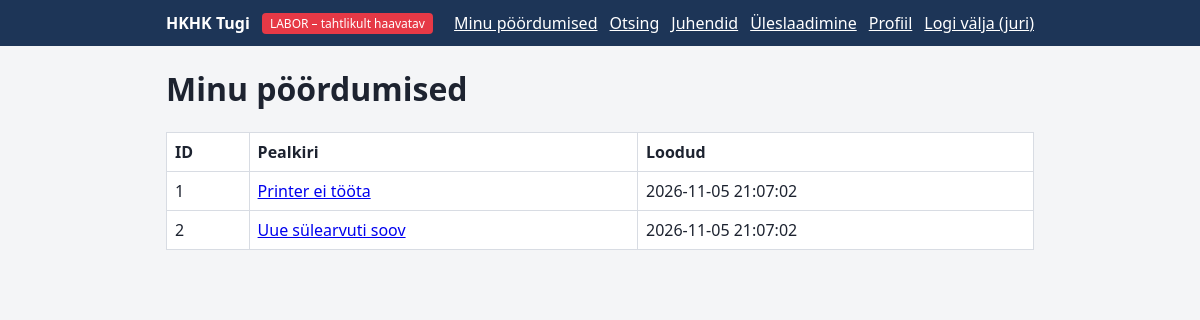
Page /tickets.php (signed in) on the committed database.
### tables this page shows
CREATE TABLE tickets (
  id INT AUTO_INCREMENT PRIMARY KEY,
  user_id INT NOT NULL,
  title VARCHAR(200) NOT NULL,
  body TEXT NOT NULL,
  created DATETIME NOT NULL DEFAULT CURRENT_TIMESTAMP,
  FOREIGN KEY (user_id) REFERENCES users(id)
) DEFAULT CHARSET=utf8mb4;

### src/tickets.php (the view, shortened to what this page needs)
<?php
require 'config.php';
$st = $pdo->prepare('SELECT id, title, created FROM tickets WHERE user_id = ? ORDER BY id');
$st->execute([$_SESSION['uid']]);
$rows = $st->fetchAll();
?>
<table>
  <tr><th>ID</th><th>Pealkiri</th><th>Loodud</th></tr>
  <?php foreach ($rows as $r): ?>
  <tr>
    <td><?= e($r['id']) ?></td>
    <td><a href="ticket.php?id=<?= e($r['id']) ?>"><?= e($r['title']) ?></a></td>
    <td><?= e($r['created']) ?></td>
  </tr>
  <?php endforeach; ?>
</table>

### src/style.css (style rules this page uses)
* { box-sizing:border-box }
body { margin:0;font-family:system-ui,Segoe UI,Arial,sans-serif;background:#f4f5f7;color:#1d2330 }
table { border-collapse:collapse;width:100%;background:#fff }
td,th { border:1px solid #d8dce3;padding:8px;text-align:left }

### rows in the picture
tickets: id "1", title "Printer ei tööta", created "2026-11-05 21:07:02"
tickets: id "2", title "Uue sülearvuti soov", created "2026-11-05 21:07:02"

### other values in the picture
$u "juri"
$title "Minu pöördumised"
